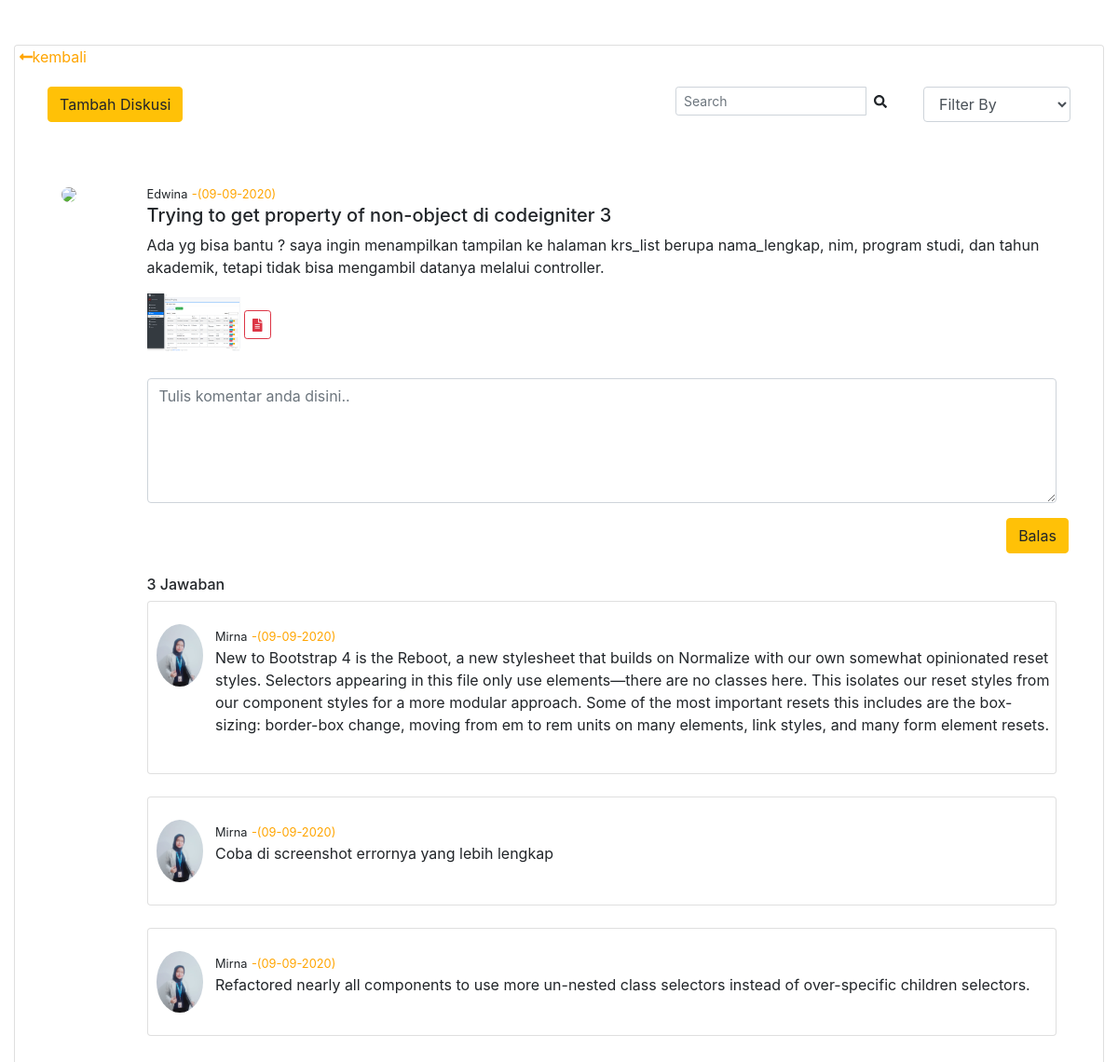
The app's page /Diskusi/detail/3 with its own data.
### tables this page shows
CREATE TABLE `diskusi` (
  `id_diskusi` int(11) NOT NULL,
  `judul` text NOT NULL,
  `deskripsi` text NOT NULL,
  `file` text DEFAULT NULL,
  `kategori` varchar(20) NOT NULL,
  `tanggal` date NOT NULL,
  `jumlah` int(11) NOT NULL
);

CREATE TABLE `jawaban` (
  `id_jawaban` int(11) NOT NULL,
  `id_diskusi` int(11) NOT NULL,
  `jawaban` text NOT NULL,
  `tanggal` date NOT NULL
);

### application/controllers/Diskusi.php (called while the page is built, shortened)
<?php
class Diskusi extends CI_Controller {
		function __construct()
	{
		$this->load->model('Data_model', 'dm');
		 $this->load->library(array(
			'custom_upload',
			'form_validation'
		));
	}
	public function detail($kode)
	{
		$where['id_diskusi'] = $kode;
		$data['diskusi'] = $this->dm->getData('diskusi', $where);
		$data['jawaban'] = $this->dm->getAllData_where('jawaban', $where);
		$this->load->view('detail',$data);
	}
}

### index.php (called while the page is built, shortened)
<?php
require_once BASEPATH.'core/CodeIgniter.php';

### application/models/Data_model.php (called while the page is built, shortened)
<?php
	class Data_model extends CI_Model
	{
		public function getData($tabel,$where)
		{
			return $this->db->get_where($tabel,$where)->row_array();
		}
		public function getAllData_where($tabel,$where)
		{
			$this->db->where($where);
			return $this->db->get($tabel)->result_array();
		}
}

### application/views/detail.php (the view, shortened to what this page needs)
<!doctype html>
<html lang="en">
  <head>
    <link rel="stylesheet" href="https://stackpath.bootstrapcdn.com/bootstrap/4.5.0/css/bootstrap.min.css">
    <link rel="stylesheet" href="https://cdnjs.cloudflare.com/ajax/libs/font-awesome/5.13.0/css/all.min.css">
  </head>
  <body>
  	<br/><br/>
   <section class="content">
      <div class="container-fluid">
        <div class="row">
          <div class="col-md-12">
            <div class="card card-primary card-outline">
              <a href="<?= base_url('Diskusi/index');?>" style="color: orange">&nbsp<i class="fas fa-long-arrow-alt-left" style="color: orange"></i>kembali</a>
              <div class="card-body">
                <div class="col">
                   <div class="row">
    <div class="col-md-7">
              <button type="button" class="btn btn-warning" data-toggle="modal" data-target="#modal-tambah">
                  Tambah Diskusi
                </button>
    </div>
    <div class="col-md-3">
       <form class="form-inline ml-3">
      <div class="input-group input-group-sm">
        <input class="form-control form-control-navbar" type="search" placeholder="Search" aria-label="Search">
        <div class="input-group-append">
          <button class="btn btn-navbar" type="submit">
            <i class="fas fa-search"></i>
          </button>
        </div>
      </div>
    </form>
    </div>
    <div class="col-md-2">
       <div class="form-group">
    <select class="form-control" name="kategori">
      <option>Filter By</option>
    </select>
</div>
    </div>
  </div>
                <br/>
                <br/>
               <div class="container">
  <div class="row">
    <div class="col-sm-1">
    <img src="<?= base_url('assets/');?>img/foto3x4.png" width="50" class="rounded-circle"></div>
    <div class="col-sm-11">
      <small>Edwina</small>&nbsp<small style="color: orange">-(<?= date('d-m-Y', strtotime($diskusi['tanggal']));?>)</small>
      <h5><?=$diskusi['judul'];?></h5>
      <p><?=$diskusi['deskripsi']?></p>
       <?php if ($diskusi['file']!=null):?>
             <img src="<?= base_url('uploads/') . $diskusi['file']; ?>" width="100">
             <a href="<?=base_url('uploads/') . $diskusi['file']; ?>" class="btn btn-sm btn-outline-danger" target="_blank">
                                                        <i class="fa fa-file-alt"></i>
                                                    </a>
               <?php else:?>
              <?php endif;?>
      <br/>
      <br/>
      <form enctype="multipart/form-data" action="<?= base_url('Diskusi/tambahJawaban/'.$diskusi['id_diskusi']); ?>" method="post">
       <div class="form-group">
    <textarea class="form-control" id="exampleFormControlTextarea1" rows="5" name="jawaban"  placeholder="Tulis komentar anda disini.."></textarea>
  </div>
  <div class="row">
    <div class="col-sm-11"></div>
    <div class="col-sm-1"><input type="submit" class="btn btn-warning" value="Balas"></div>
  </div>
</form>
  <br/>
  <h6><?=$diskusi['jumlah'];?> Jawaban</h6>
       <?php
                        foreach ($jawaban as $j) :
                              ?>
       <div class="card">
        <br/>
      <div class="media">
        <img src="<?= base_url('assets/');?>img/jawaban.jpeg" width="50" class="rounded-circle">&nbsp &nbsp
  <div class="media-body">
       <small>Mirna</small>&nbsp<small style="color: orange">-(<?= date('d-m-Y', strtotime($j['tanggal']));?>)</small>
      <p><?=$j['jawaban'];?></p>
  </div>
</div>
<br/>
</div>
<br/>
 <?php
                            endforeach;
             ?>
    </div>
  </div>
	 </div>
        </div>
    </div>
</div>
</div>
</div>
</section>
  </body>
</html>

### records on screen
diskusi: tanggal "09-09-2020", judul "Trying to get property of non-object di codeigniter 3", deskripsi "Ada yg bisa bantu ? saya ingin menampilkan tampilan ke halaman krs_list berupa nama_lengkap, nim, program studi, dan tahun akademik, tetapi tidak bisa mengambil datanya melalui controller.", file (picture), jumlah "3"
jawaban: tanggal "09-09-2020", jawaban "New to Bootstrap 4 is the Reboot, a new stylesheet that builds on Normalize with our own somewhat opinionated reset styles. Selectors appearing in this file only use elements—there are no classes here. This isolates our reset styles from our component styles for a more modular approach. Some of the most important resets this includes are the box-sizing: border-box change, moving from em to rem units on many elements, link styles, and many form element resets."
jawaban: tanggal "09-09-2020", jawaban "Coba di screenshot errornya yang lebih lengkap"
jawaban: tanggal "09-09-2020", jawaban "Refactored nearly all components to use more un-nested class selectors instead of over-specific children selectors."
